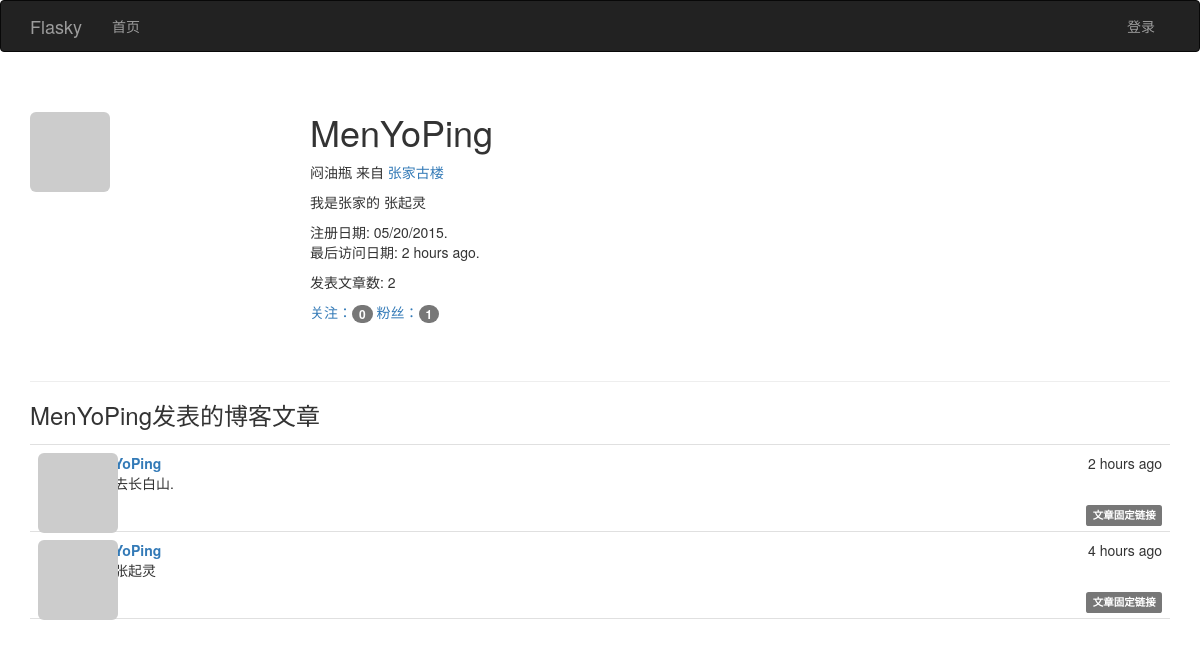
The page /user/MenYoPing on the database as committed earlier.
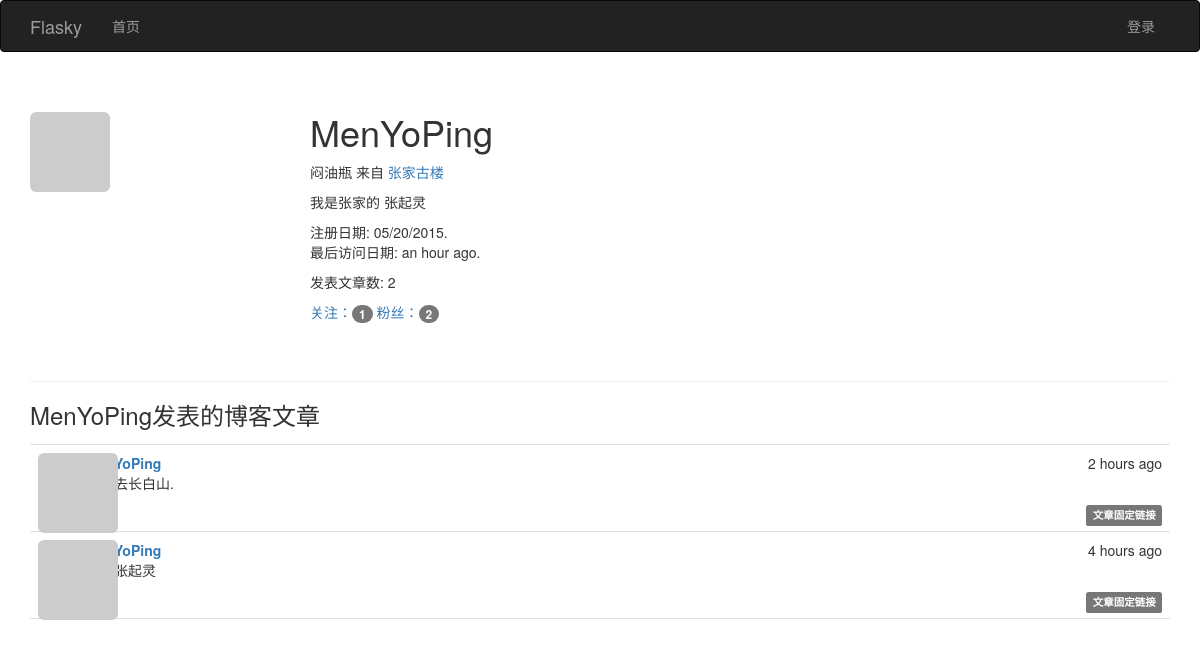
The same page on the database as committed later.
### app/models.py (models this page shows, shortened)
class User(UserMixin, db.Model):
              __tablename__ = 'users'                                       #表名 users
              id = db.Column(db.Integer, primary_key=True)                  #列名 id
              email = db.Column(db.String(64), unique=True, index=True)     #列名 email （用户使用电子邮件进行登录）
              username = db.Column(db.String(64), unique=True, index=True)  #列名 username
              role_id = db.Column(db.Integer, db.ForeignKey('roles.id'))
              password_hash = db.Column(db.String(128))                     #列名: 密码哈希散列
              confirmed = db.Column(db.Boolean, default=False)              #列名: 注册用户确认 (1表示已验证, 0表示没有验证)
              name = db.Column(db.String(64))                               #列名: 真实姓名
              location = db.Column(db.String(64))                           #列名: 所在地
              about_me = db.Column(db.Text())                               #列名: 自我介绍
              member_since = db.Column(db.DateTime(), default=datetime.utcnow)  #列名: 注册日期
              last_seen = db.Column(db.DateTime(), default=datetime.utcnow)     #列名: 最后访问日期
              avatar_hash = db.Column(db.String(32))  #Gravatar头像生成的MD5值
              posts = db.relationship('Post', backref='author', lazy='dynamic') #外链到posts文章表
              followed = db.relationship('Follow',
                                         foreign_keys=[Follow.follower_id],             #foreign_keys参数指定外键,防止外键间的歧义
                                         backref=db.backref('follower', lazy='joined'), #lazy='joined'  加载记录,但使用联结
                                         lazy='dynamic',                                #lazy='dynamic' 不加载记录，但提供加载记录的查询
                                         cascade='all, delete-orphan')                  #启用所有默认层叠选项,而且删除孤儿记录
              followers = db.relationship('Follow',
                                          foreign_keys=[Follow.followed_id],
                                          backref=db.backref('followed', lazy='joined'),
                                          lazy='dynamic',
                                          cascade='all, delete-orphan')
              @property  #@property作用是将方法函数变成了属性
              def password(self):
                            '''  password的只读属性(如果试图读取password属性的值,则会返回错误)  '''
                            raise AttributeError('password is not a readable attribute')
              def gravatar(self, size=100, default='identicon', rating='g'):
                            if request.is_secure:
                                          url = 'https://secure.gravatar.com/avatar'
                            else:
                                          url = 'http://www.gravatar.com/avatar'
                            hash = self.avatar_hash or hashlib.md5(self.email.encode('utf-8')).hexdigest()
                            return '{url}/{hash}?s={size}&d={default}&r={rating}'.format(url=url, hash=hash, size=size, default=default, rating=rating)
              ''' 使用: python manage.py shell
                       User.generate_fake(100)
              '''

class Post(db.Model):
              __tablename__ = 'posts'  #表名: posts
              id = db.Column(db.Integer, primary_key=True)  #列名： 文章id
              body = db.Column(db.Text)                     #列名:  文章内容
              timestamp = db.Column(db.DateTime, index=True, default=datetime.utcnow) #列名：时间戳
              author_id = db.Column(db.Integer, db.ForeignKey('users.id'))     #作者id 链接到users表的id
              body_html = db.Column(db.Text)      #列名: 博客文章HTML代码缓存（处理Markdown文本）
              ''' 使用: python manage.py shell
                        Post.generate_fake(100)
              '''

### app/main/views.py (the view)
@main.route('/user/<username>')
def user(username):
    user = User.query.filter_by(username=username).first()
    if user is None:
        abort(404)
    posts = user.posts.order_by(Post.timestamp.desc()).all() #获取该用户的博客文章资料页路由
    return render_template('user.html', user=user, posts=posts)

### app/auth/views.py (called while the page is built)
@auth.before_app_request
def before_request():
              ''' 2.更新已登录用户的访问时间 '''
              if current_user.is_authenticated():
                            current_user.ping()   #更新已登录用户的访问时间
                            if not current_user.confirmed \
                               and request.endpoint[:5] != 'auth.' \
                               and request.endpoint != 'static':
                                          return redirect(url_for('auth.unconfirmed'))

### app/main/__init__.py (called while the page is built)
@main.app_context_processor
def inject_permissions():
              return dict(Permission=Permission)

### app/models.py (called while the page is built)
              def can(self, permissions):
                            return False

              def is_administrator(self):
                            return False

### app/templates/user.html (shortened to what this page needs)
{% extends "base.html" %}
{% import "_macros.html" as macros %}
{% block page_content %}
<div class="page-header">
<img class="img-rounded profile-thumbnail" src="{{ user.gravatar(size=256) }}">
<div class="profile-header">
<h1> {{ user.username }} </h1>
{% if user.name or user.location %}
              <p>
              {% if user.name  %}
                            {{ user.name }}
              {% endif %}
              {% if user.location %}
                           来自 <a href="http://maps.baidu.com/?q={{ user.location }}" target="_blank" >{{ user.location}} </a>
              {% endif %}
              </p>
{% endif %}
{% if user.about_me %}
              <p>
              {{ user.about_me }}
              </p>
{% endif %}
<p>
注册日期:  {{ moment(user.member_since).format('L') }}.
最后访问日期: {{ moment(user.last_seen).fromNow() }}.
</p>
<p>发表文章数: {{  user.posts.count() }} </p>
<p>
<a href="{{ url_for('.followed_by', username=user.username)}}">关注：<span class="badge">{{ user.followed.count() -1 }}</span></a>
<a href="{{ url_for('.followers', username=user.username) }}">粉丝：<span class="badge">{{ user.followers.count() -1 }}</span></a>
</p>
</div>
</div>
<h3>{{ user.username }}发表的博客文章 </h3>
{% include '_posts.html' %}
{% endblock %}

### app/templates/base.html (shortened to what this page needs)
{%  extends "bootstrap/base.html" %}
{% block head %}
{{ super() }}
<link rel="stylesheet" type="text/css" href="{{ url_for('static', filename='styles.css') }}">
{% endblock %}
{% block navbar %}
<div class="navbar navbar-inverse" role="navigation">
              <div class="container">
                            <div class="navbar-header">
                                          <a  class="navbar-brand" href="{{ url_for('main.index') }}">Flasky</a>
                            </div>
                            <div class="navbar-collapse collapse">
                                          <ul class="nav navbar-nav">
                                                        <li><a href="{{ url_for('main.index') }}">首页</a></li>
                                          </ul>
                                          <ul class="nav navbar-nav navbar-right">
                                           {% if current_user.is_authenticated() %}
                                           <li class="dropdown">
                                           <a href="#" class="dropdown-toggle" data-toggle="dropdown">账户<b class="caret"></b></a>
                                           <ul class="dropdown-menu">
                                                <li> <a href="{{ url_for('auth.change_password') }}">更改密码 </a> </li>
                                                <li> <a href="{{ url_for('auth.change_email_request') }}">更改邮件地址 </a> </li>
                                                <li> <a href="{{ url_for('auth.logout') }}">退出</a> </li>
                                            <ul>
                                           </li>
                                           {% else %}
                                           <li> <a href="{{ url_for('auth.login')}}">登录</a> </li>
                                           {% endif %}
                                          </ul>
                            </div>
              </div>
</div>
{% endblock %}
{% block content %}
<div class="container">
              {% block page_content %} {%  endblock %}
</div>
{% endblock %}

### app/templates/_posts.html (shortened to what this page needs)
<ul class="posts">
{% for post in posts %}
<li class="post">
   <div class="post-thumbnail">
      <a href="{{ url_for('.user', username=post.author.username) }}">
      <img class="img-rounded profile-thumbnail" src="{{ post.author.gravatar(size=40) }}">
      </a>
   </div>
  <div class="post-content">
    <div class="post-date">{{ moment(post.timestamp).fromNow() }}</div>
    <div class="post-author"><a href="{{ url_for('.user', username=post.author.username) }}">{{ post.author.username }}</a></div>
    <div class="post-body">
    {% if post.body_html %}
        {{ post.body_html | safe }}
    {% else %}
        {{ post.body }}
    {% endif %}
    </div>
    <div class="post-footer">
    <a href="{{ url_for('.post', id=post.id) }}">
    <span class="label label-default">文章固定链接</span>
    </a>
    </div>
  </div>
</li>
{% endfor %}
</ul>

### app/static/styles.css (style rules this page uses)
.profile-thumbnail { position: absolute; }
.profile-header { min-height: 260px; margin-left: 280px; }
ul.posts { list-style-type: none; padding: 0px; margin: 16px 0px 0px 0px; border-top: 1px solid #e0e0e0; }
ul.posts li.post { padding: 8px; border-bottom: 1px solid #e0e0e0; }
div.post-date { float: right; }
div.post-author { font-weight: bold; }
div.post-thumbnail { position: absolute; }
div.post-content { margin-left: 48px; min-height: 48px; }
div.post-footer { text-align: right; }

Rows that differ between the two databases and show on the page:
changed User "MenYoPing": last_seen "2 hours ago" → "an hour ago"
Other text that changed with them:
{{ user.followed.count() -1 }}: "0" → "1"
{{ user.followers.count() -1 }}: "1" → "2"
